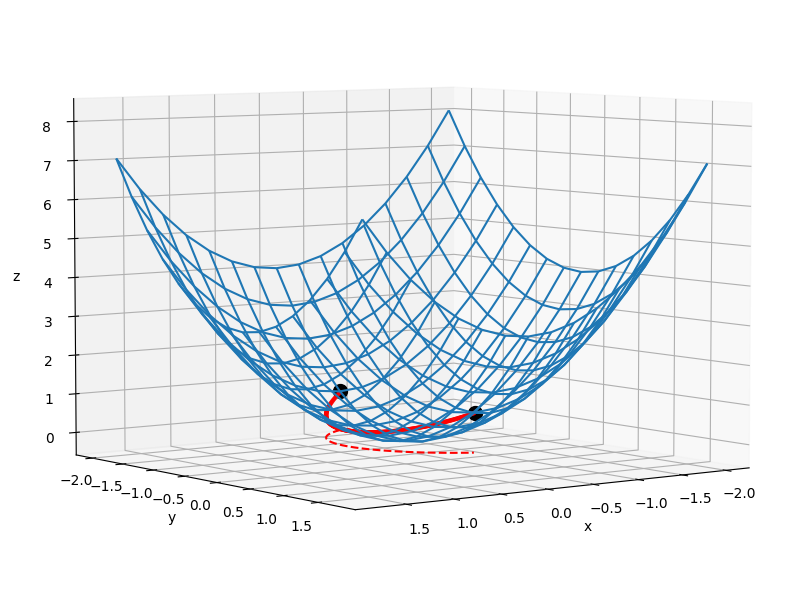

The script that drew this image:
import matplotlib
import matplotlib.pyplot as plt
import math
import numpy as np
from matplotlib.ticker import LinearLocator
from matplotlib import cm
matplotlib.use('TkAgg')


def dr_fn(u):
    return u

def du_fn(r, u):
    four_r2 = (4*(r**2))
    four_u2 = (4*(u**2))
    r_2 = r**2
    u_2 = u**2
    u_4 = u**4
    return (
        ((four_u2 + 1)*(r_2 + ((1 + four_r2)*u_2)))
        - (4*(four_r2 + 1)*u_4)
        - ((four_r2 - 1)*u_2)
    ) / (r*(four_r2 + 1))

def runge_kutta(r_init, u_init, color=None):
    h = 0.01
    t_init = 0
    t_fin = math.pi/2

    steps = int((t_fin - t_init) // h)

    r = [r_init]
    u = [u_init]
    t = [t_init]
    for _ in range(steps):
        c1 = dr_fn(u[-1])
        d1 = du_fn(r[-1], u[-1])

        c2 = dr_fn(u[-1] + (h * d1 / 2))
        d2 = du_fn(r[-1] + (h * c1 / 2), u[-1] + (h * d1 / 2))

        c3 = dr_fn(u[-1] + (h * d2 / 2))
        d3 = du_fn(r[-1] + (h * c2 / 2), u[-1] + (h * d2 / 2))

        c4 = dr_fn(u[-1] + (h * d3))
        d4 = du_fn(r[-1] + (h * c3), u[-1] + (h * d3))

        r.append(r[-1] + ((h / 6) * (c1 + (2 * c2) + (2 * c3) + c4)))
        u.append(u[-1] + ((h / 6) * (d1 + (2 * d2) + (2 * d3) + d4)))
        t.append(t[-1] + h)

    x = np.array(r) * np.cos(t)
    y = np.array(r) * np.sin(t)
    _x = np.concatenate([np.sort(x), x])
    _y = np.concatenate([np.sort(-y), y])
    return _x, _y 


def main():
    fig, ax1 = plt.subplots(figsize=(10, 10), subplot_kw={"projection": "3d"})
    fig, ax2 = plt.subplots(figsize=(10, 10))
    u_init = 0

    legends = []
    for _lambda in [0.3, 0.6, 0.63, 0.9, 1]:
        x, y = runge_kutta(r_init=_lambda, u_init=u_init)
        ax2.plot(x, y)
        legends.append(f"lambda: {_lambda}")

    ax2.legend(labels=legends)
    ax2.set_xlabel("x")
    ax2.set_ylabel("y")
    ax2.grid(True)

    # 3D plot
    x, y = runge_kutta(r_init=0.63, u_init=0)
    X = np.arange(-2, 2, 0.25)
    Y = np.arange(-2, 2, 0.25)
    X, Y = np.meshgrid(X, Y)
    Z = X**2 + Y**2
    ax1.plot(x, y, color="red", linestyle="dashed")
    ax1.plot_wireframe(X, Y, Z, rstride=1, cstride=1)
    # surf = ax1.plot_surface(X, Y, Z, linewidth=0, antialiased=False)
    ax1.scatter(0, 1, 1, c='black', marker='o', s=100)
    ax1.scatter(0, -1, 1, c='black', marker='o', s=100)

    ax1.scatter(x, y, x**2 + y**2, c='red', marker='.')

    ax1.set_xlabel('x')
    ax1.set_ylabel('y')
    ax1.set_zlabel('z')

    plt.show()


if __name__ == "__main__":
    main()
